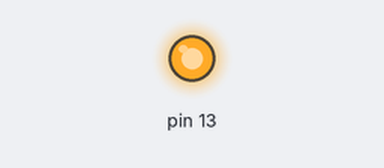
Bench run of a program on a simulated Teensy 3. Shown: output pins drawn as LEDs (lit = HIGH). What the program prints to the serial monitor is not drawn.

Above: at 1.0 s.
At 2.92 s:
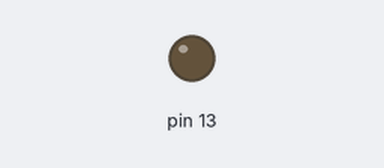
Timing chart, 0 to 3.2 s (numbered marks = the images above):
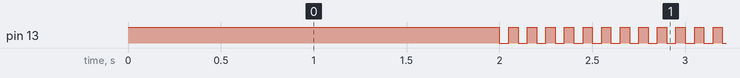

The program:

main.cpp
```cpp
//
// Created by pookie on 08/12/17.
//

#include <Arduino.h>
/*
typedef struct {
    u_int32_t c1;
    u_int32_t c2;
    float f1, f2;
} sensor_data;

void write_serial(u_int8_t *data) {

    for (u_int8_t i = 0; i < 17; i++) {
        Serial.print(data[i]);
    }
    Serial.print('\0');
}*/

int main() {
    pinMode(13, OUTPUT);
    /*u_int8_t dmsg[17] = {1,
                         1, 1, 2, 1,
                         1, 1, 10, 2,
                         0x40, 0xdf, 0xae, 0x14,
                         0x3f, 0xc7, 0xae, 0x14
    };*/
    digitalWrite(13, 1);


    Serial.begin(9600);

    delay(2000);

    while (true) {
        /*  check if data has been sent from the computer: */

        Serial.println("SUUS");


        digitalWrite(13, 0);

        delay(50);


        Serial.println("D");


        digitalWrite(13, 1);

        delay(50);


    }
    return 0;
}
```

Measured:
- by itself, pin 13: repeats every 0.10 s: LOW 0.05 s, HIGH 0.05 s
